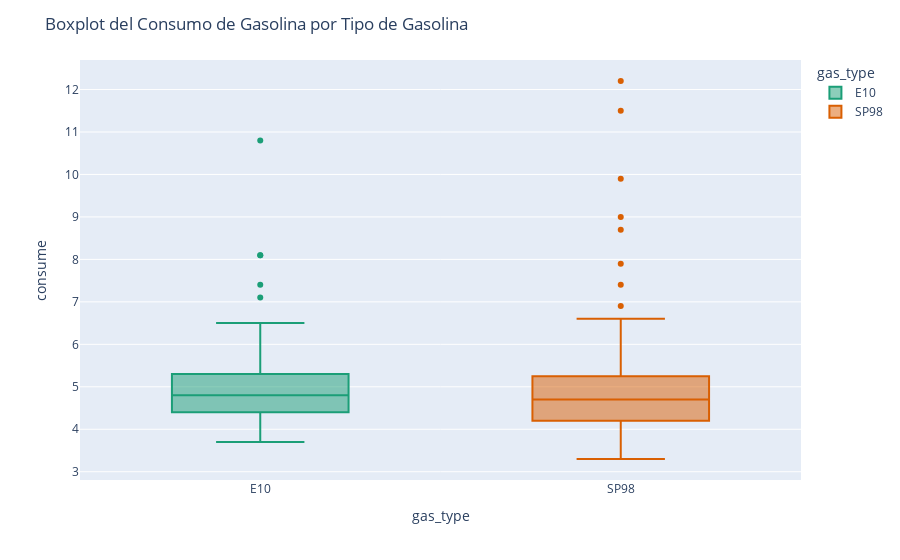

Notebook cell for this chart:
### Code cell
# Boxplot del Consumo de Gasolina por Tipo de Gasolina
fig_consume_by_gas = px.box(data, x="gas_type", y="consume", color="gas_type", color_discrete_sequence=px.colors.qualitative.Dark2)
fig_consume_by_gas.update_layout(title="Boxplot del Consumo de Gasolina por Tipo de Gasolina")
fig_consume_by_gas.show()

### Figure 1 — Plotly figure (JSON) as saved in the notebook; plotly's stock layout.template omitted (floating-point values rounded to 4 significant figures; data arrays with more than 128 entries replaced by an {"elided": "..."} marker saying what was removed)
{"data": [{"alignmentgroup": "True", "hovertemplate": "gas_type=%{x}<br>consume=%{y}<extra></extra>", "legendgroup": "E10", "marker": {"color": "rgb(27,158,119)"}, "name": "E10", "notched": false, "offsetgroup": "E10", "orientation": "v", "showlegend": true, "type": "box", "x": {"elided": "160 str values"}, "x0": " ", "xaxis": "x", "y": {"elided": "160 float values"}, "y0": " ", "yaxis": "y"}, {"alignmentgroup": "True", "hovertemplate": "gas_type=%{x}<br>consume=%{y}<extra></extra>", "legendgroup": "SP98", "marker": {"color": "rgb(217,95,2)"}, "name": "SP98", "notched": false, "offsetgroup": "SP98", "orientation": "v", "showlegend": true, "type": "box", "x": {"elided": "228 str values"}, "x0": " ", "xaxis": "x", "y": {"elided": "228 float values"}, "y0": " ", "yaxis": "y"}], "layout": {"boxmode": "overlay", "legend": {"title": {"text": "gas_type"}, "tracegroupgap": 0}, "margin": {"t": 60}, "title": {"text": "Boxplot del Consumo de Gasolina por Tipo de Gasolina"}, "xaxis": {"anchor": "y", "categoryarray": ["E10", "SP98"], "categoryorder": "array", "domain": [0, 1], "title": {"text": "gas_type"}}, "yaxis": {"anchor": "x", "domain": [0, 1], "title": {"text": "consume"}}}}
